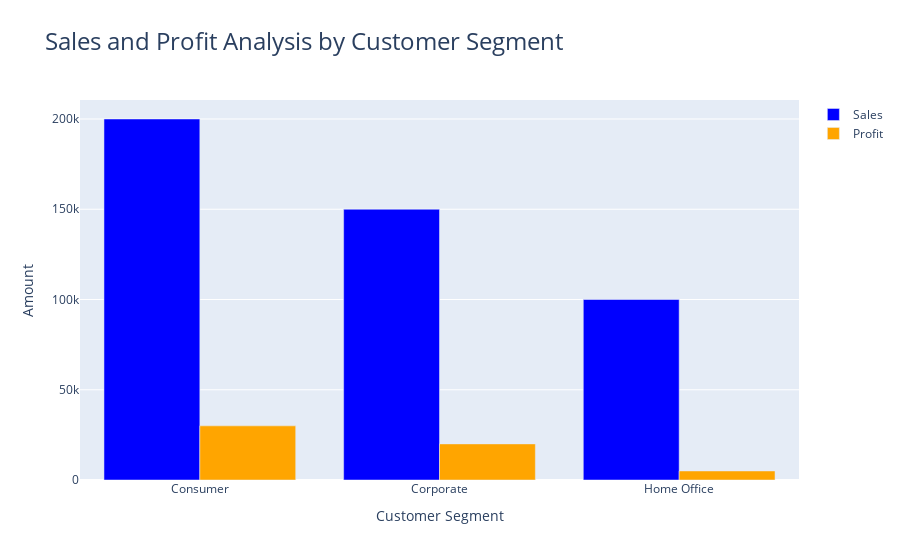

Notebook source saved alongside this figure:
### Code cell
fig = go.Figure()

fig.add_trace(go.Bar(
    x=sales_and_profit_customer_segment['Segment'],
    y=sales_and_profit_customer_segment['Sales'],
    name='Sales',
    marker_color='blue'
))

fig.add_trace(go.Bar(
    x=sales_and_profit_customer_segment['Segment'],
    y=sales_and_profit_customer_segment['Profit'],
    name='Profit',
    marker_color='orange'
))

fig.update_layout(
    barmode='group',
    title='Sales and Profit Analysis by Customer Segment',
    xaxis_title='Customer Segment',
    yaxis_title='Amount',
    title_font=dict(size=24)
)

fig.show()

### Figure 1 — Plotly figure (JSON) as saved in the notebook; plotly's stock layout.template omitted (floating-point values rounded to 4 significant figures)
{"data": [{"marker": {"color": "blue"}, "name": "Sales", "type": "bar", "x": ["Consumer", "Corporate", "Home Office"], "y": [200000, 150000, 100000]}, {"marker": {"color": "orange"}, "name": "Profit", "type": "bar", "x": ["Consumer", "Corporate", "Home Office"], "y": [30000, 20000, 5000]}], "layout": {"barmode": "group", "title": {"font": {"size": 24}, "text": "Sales and Profit Analysis by Customer Segment"}, "xaxis": {"title": {"text": "Customer Segment"}}, "yaxis": {"title": {"text": "Amount"}}}}
